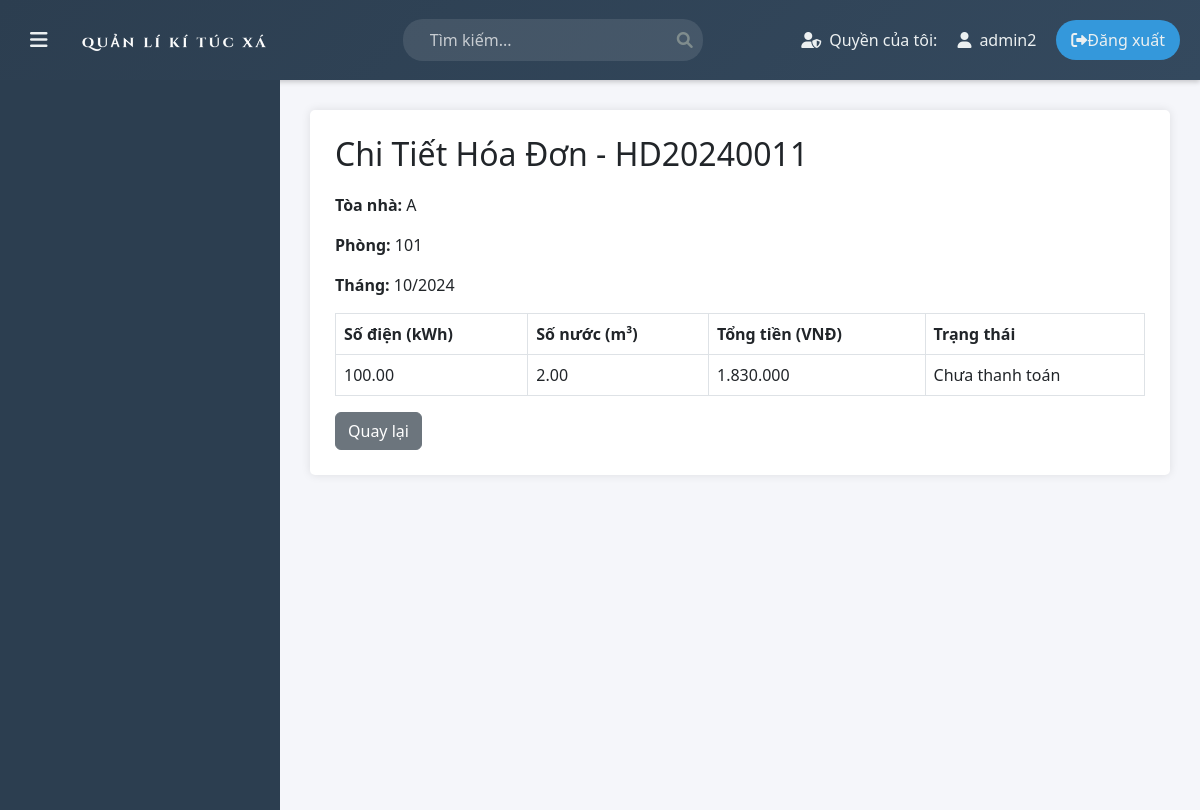
/php/view_invoice.php?payment_id=11 (signed in), run on the app's committed database.
### tables this page shows
CREATE TABLE Payments (
    payment_id INT AUTO_INCREMENT PRIMARY KEY,
    payment_code VARCHAR(50) UNIQUE NOT NULL,
    room_id INT,
    electricity_usage DECIMAL(10,2) DEFAULT 0.00,
    water_usage DECIMAL(10,2) DEFAULT 0.00,
    total_amount DECIMAL(10,2) NOT NULL,
    payment_status ENUM('unpaid', 'paid') DEFAULT 'unpaid',
    payment_date TIMESTAMP DEFAULT CURRENT_TIMESTAMP,
    FOREIGN KEY (room_id) REFERENCES Rooms(room_id) ON DELETE CASCADE
);

CREATE TABLE Rooms (
    room_id INT AUTO_INCREMENT PRIMARY KEY,
    room_code VARCHAR(50) UNIQUE NOT NULL,
    building VARCHAR(1) NOT NULL,
    floor INT NOT NULL,
    room_number VARCHAR(10) NOT NULL,
    capacity ENUM('2', '4', '8') NOT NULL,
    status ENUM('available', 'occupied', 'maintenance') DEFAULT 'available',
    price DECIMAL(10,2) NOT NULL
);

### php/view_invoice.php (the view, shortened to what this page needs)
<?php
include 'db_connect.php';
if (isset($_GET['payment_id'])) {
    $payment_id = filter_input(INPUT_GET, 'payment_id', FILTER_VALIDATE_INT);
    $sql_payment = "SELECT p.*, r.building, r.room_number FROM Payments p JOIN Rooms r ON p.room_id = r.room_id WHERE p.payment_id = ?";
    $stmt_payment = $conn->prepare($sql_payment);
    $stmt_payment->bind_param("i", $payment_id);
    $stmt_payment->execute();
    $result_payment = $stmt_payment->get_result();
    $payment = $result_payment->fetch_assoc();
} else {
    $_SESSION['error'] = "Không tìm thấy ID hóa đơn.";
    header('Location: payments_list.php');
    exit();
}
?>
<!DOCTYPE html>
<html lang="vi">
<head>
    <link rel="stylesheet" href="https://cdnjs.cloudflare.com/ajax/libs/bootstrap/5.3.0/css/bootstrap.min.css">
    <link rel="stylesheet" href="../assest/css/main.css">
    <link rel="stylesheet" href="../assest/css/payments.css">
    <link rel="stylesheet" href="https://cdnjs.cloudflare.com/ajax/libs/toastr.js/latest/toastr.min.css">
    <link rel="stylesheet" href="https://cdnjs.cloudflare.com/ajax/libs/font-awesome/6.0.0/css/all.min.css">
</head>
<body>
    <?php include 'layout/header.php'; ?>
    <div class="container1">
        <?php include 'layout/menu.php'; ?>
        <main class="content">
            <div class="invoice-detail-container">
                <h2>Chi Tiết Hóa Đơn - <?php echo htmlspecialchars($payment['payment_code']); ?></h2>
                <div class="mb-3">
                    <p><strong>Tòa nhà:</strong> <?php echo htmlspecialchars($payment['building']); ?></p>
                    <p><strong>Phòng:</strong> <?php echo htmlspecialchars($payment['room_number']); ?></p>
                    <p><strong>Tháng:</strong> <?php echo date('m/Y', strtotime($payment['payment_date'])); ?></p>
                </div>
                <table class="table table-bordered">
                    <thead>
                        <tr>
                            <th>Số điện (kWh)</th>
                            <th>Số nước (m³)</th>
                            <th>Tổng tiền (VNĐ)</th>
                            <th>Trạng thái</th>
                        </tr>
                    </thead>
                    <tbody>
                        <tr>
                            <td><?php echo htmlspecialchars($payment['electricity_usage']); ?></td>
                            <td><?php echo htmlspecialchars($payment['water_usage']); ?></td>
                            <td><?php echo number_format($payment['total_amount'], 0, ',', '.'); ?></td>
                            <td><?php echo htmlspecialchars($payment['payment_status'] == 'paid' ? 'Đã thanh toán' : 'Chưa thanh toán'); ?></td>
                        </tr>
                    </tbody>
                </table>
                <a href="view_payments.php?room_id=<?php echo htmlspecialchars($payment['room_id']); ?>" class="btn btn-secondary">Quay lại</a>
            </div>
        </main>
    </div>
</body>
</html>

### assest/css/main.css (style rules this page uses)
:root { --primary-color: #2c3e50; --secondary-color: #34495e; --accent-color: #3498db; --text-color: #ecf0f1; --hover-color: #2980b9; --transition-speed: 0.3s; }
body { font-family: 'Segoe UI', Tahoma, Geneva, Verdana, sans-serif; margin: 0; padding: 0; background-color: #f5f6fa; }
.content { flex-grow: 1; padding: 30px; transition: var(--transition-speed); }

### assest/css/payments.css (style rules this page uses)
.container1 { --bs-gutter-x: 1.5rem; --bs-gutter-y: 0; width: 100%; display: flex; min-height: calc(100vh - 70px); padding: 0 !important; margin: 0 !important; }
.invoice-detail-container { background-color: #ffffff; padding: 25px; border-radius: 5px; box-shadow: 0 0 10px rgba(0, 0, 0, 0.1); }
.invoice-detail-container h2 { margin-bottom: 20px; }

### data on the page
payments: payment_code "HD20240011", room.building "A", room.room_number "101", payment_date "10/2024", electricity_usage "100.00", water_usage "2.00", total_amount "1.830.000", payment_status "Chưa thanh toán"

### other printed values
$username "admin2"
